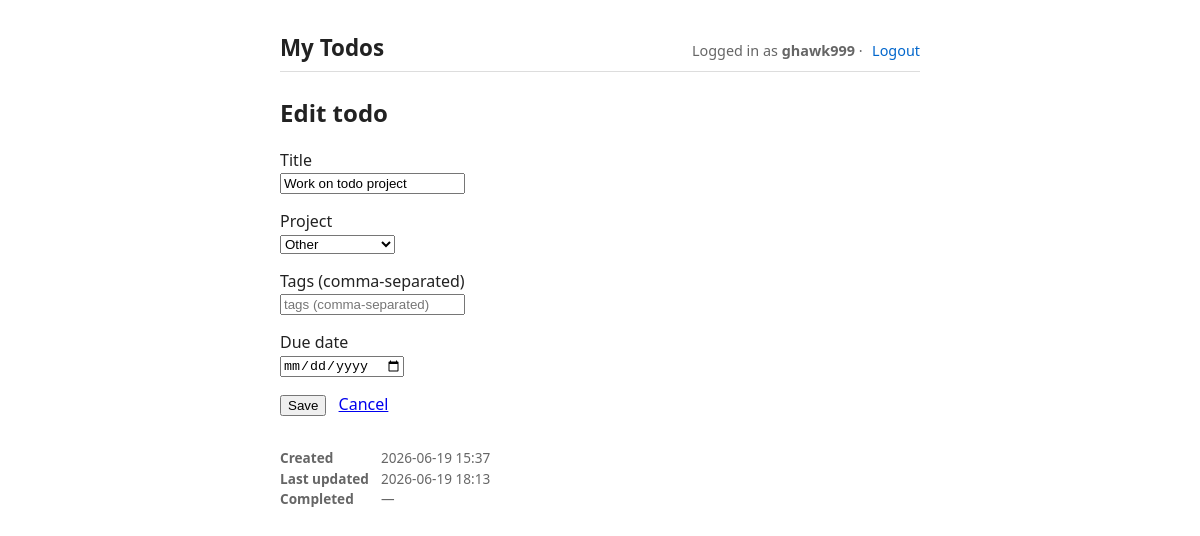
Page /edit/31/ (signed in) on the committed database.
### todos/models.py (models this page shows, shortened)
class Todo(models.Model):
    user = models.ForeignKey(
        settings.AUTH_USER_MODEL,
        on_delete=models.CASCADE,
        related_name='todos',
    )
    project = models.ForeignKey(
        Project,
        null=True,
        blank=True,
        on_delete=models.SET_NULL,
        related_name='todos',
    )
    tags = models.ManyToManyField(Tag, blank=True, related_name='todos')
    title = models.CharField(max_length=200)
    done = models.BooleanField(default=False)
    due_date = models.DateField(null=True, blank=True)
    created_at = models.DateTimeField(auto_now_add=True)
    updated_at = models.DateTimeField(auto_now=True)
    completed_at = models.DateTimeField(null=True, blank=True)
    class Meta:
        ordering = ['done', 'id']

### todos/views.py (the view, shortened to what this page needs)
# urls.py: path('edit/<int:pk>/', views.todo_edit, name='todo_edit'),
@login_required
def todo_edit(request, pk):
    todo = get_object_or_404(Todo, pk=pk, user=request.user)
    is_modal = _is_modal_request(request)
    form = TodoForm(instance=todo, user=request.user)
    if is_modal:
        return render(request, 'todos/edit_partial.html', {'form': form, 'todo': todo})
    return render(request, 'todos/edit.html', {'form': form, 'todo': todo, 'list_qs': _list_qs(request)})

### todos/forms.py (shortened to what this page needs)
class TodoForm(forms.ModelForm):
    tags_text = forms.CharField(
        required=False,
        label='Tags',
        widget=forms.TextInput(attrs={'placeholder': 'tags (comma-separated)'}),
    )
    class Meta:
        model = Todo
        fields = ['title', 'project', 'due_date']
        widgets = {
            'title': forms.TextInput(attrs={'placeholder': 'What needs doing?', 'autofocus': True}),
            'due_date': forms.DateInput(attrs={'type': 'date'}),
        }
    def __init__(self, *args, user=None, **kwargs):
        super().__init__(*args, **kwargs)
        self._user = user
        if user is not None:
            self.fields['project'].queryset = user.projects.all()
        self.fields['project'].required = False
        self.fields['project'].empty_label = '— no project —'
        if self.instance and self.instance.pk and not self.is_bound:
            self.fields['tags_text'].initial = ', '.join(
                self.instance.tags.values_list('name', flat=True)
            )

### todos/models.py (called while the page is built)
    def __str__(self):
        return self.name

### todos/views.py (called while the page is built)
def _list_qs(request):
    params = {}
    tag = request.POST.get('next_tag') or request.GET.get('tag')
    status = request.POST.get('next_status') or request.GET.get('status')
    due = request.POST.get('next_due') or request.GET.get('due')
    if tag:
        params['tag'] = tag
    if status in STATUS_CHOICES or status == 'all':
        params['status'] = status
    if due in DUE_CHOICES:
        params['due'] = due
    return ('?' + urlencode(params)) if params else ''

def _is_modal_request(request):
    return request.headers.get('X-Requested-With') == 'fetch'

### todos/templates/todos/edit.html (shortened to what this page needs)
{% extends "base.html" %}
{% block content %}
    <h2>Edit todo</h2>
    <form method="post">
        <p>
            <label>Title</label><br>
            {{ form.title }}
        </p>
        <p>
            <label>Project</label><br>
            {{ form.project }}
        </p>
        <p>
            <label>Tags (comma-separated)</label><br>
            {{ form.tags_text }}
        </p>
        <p>
            <label>Due date</label><br>
            {{ form.due_date }}
        </p>
        <button type="submit">Save</button>
        <a href="/{{ list_qs }}" style="margin-left:.5rem">Cancel</a>
    </form>
    <dl class="timestamps">
        <dt>Created</dt><dd>{{ todo.created_at|date:"Y-m-d H:i" }}</dd>
        <dt>Last updated</dt><dd>{{ todo.updated_at|date:"Y-m-d H:i" }}</dd>
        <dt>Completed</dt><dd>{% if todo.completed_at %}{{ todo.completed_at|date:"Y-m-d H:i" }}{% else %}—{% endif %}</dd>
    </dl>
{% endblock %}

### todos/templates/base.html (shortened to what this page needs)
{% load static %}
<!doctype html>
<html lang="en">
<head>
</head>
<body>
<header>
    <h1>My Todos</h1>
    <nav>
        {% if user.is_authenticated %}
            <span class="nav-user">Logged in as <strong>{{ user.username }}</strong> ·</span>
            <form class="inline" method="post" action="{% url 'logout' %}">
                <button type="submit" class="link">Logout</button>
            </form>
        {% else %}
            <a href="{% url 'login' %}">Login</a> · <a href="{% url 'signup' %}">Sign up</a>
        {% endif %}
    </nav>
</header>
<main>
    {% block content %}{% endblock %}
</main>
</body>
</html>

### todos/templates/base.html (style rules this page uses)
body { font-family: system-ui, sans-serif; max-width: 640px; margin: 2rem auto; padding: 0 1rem; color: #222; }
header { display: flex; justify-content: space-between; align-items: baseline; border-bottom: 1px solid #ddd; padding-bottom: .5rem; margin-bottom: 1.5rem; }
header h1 { margin: 0; font-size: 1.4rem; }
header nav { font-size: .9rem; color: #666; display: flex; align-items: center; gap: .6rem; }
header nav .nav-user { line-height: 1.6; }
header nav a, header nav .link { color: #06c; text-decoration: none; background: none; border: none; padding: 0; cursor: pointer; font: inherit; }
form.inline { display: inline; }
button.link { color: #c33; }
dl.timestamps { margin-top: 2rem; font-size: .85rem; color: #666; display: grid; grid-template-columns: max-content 1fr; gap: .1rem .75rem; }
dl.timestamps dt { font-weight: 600; }
dl.timestamps dd { margin: 0; }

### rows in the picture
Todo: title "Work on todo project", project "Other", created_at "2026-06-19 15:37", updated_at "2026-06-19 18:13"

### other values in the picture
{{ user.username }} "ghawk999"
